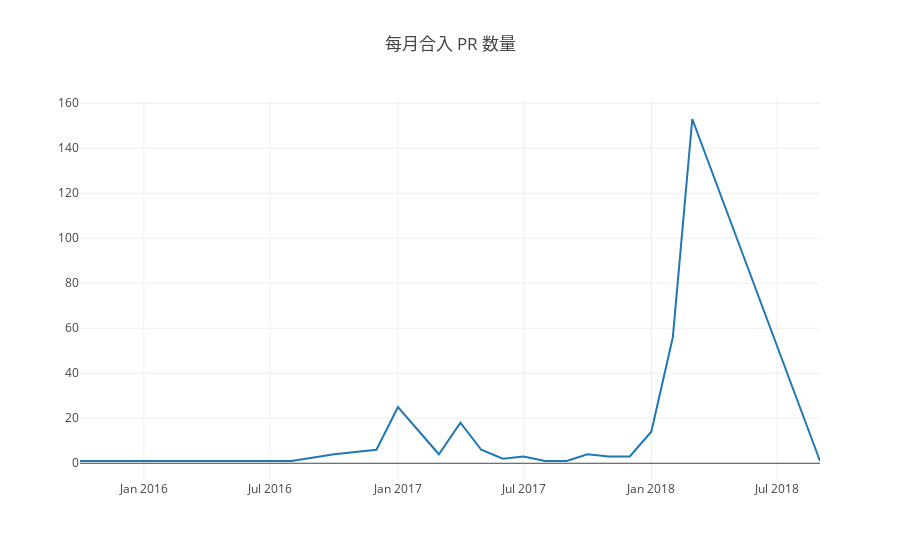

This figure's notebook cell:
### Markdown cell above
### 合入 PR

### Code cell
Promise.all(years.map(y=>{
    var q=`
    select toYear(pull_merged_at) as pr_merge_year, toMonth(pull_merged_at)as pr_merge_month, count(*) as pr_merge_number
    from github_log.year${y}
    where repo_id=${id}
        and type = 'PullRequestEvent'
        and action = 'closed'
        and pull_merged = 1
    group by (pr_merge_year, pr_merge_month)
    order by (pr_merge_year, pr_merge_month)`;
    return openDigger.driver.clickhouse.query(q);
})).then(data =>
        {var mergePRCount = [], months = [], prtable =[];
        data.forEach(d=> {
        d.forEach(t => {
            mergePRCount.push(t.pr_merge_number);
            months.push(t.pr_merge_year + '-' + t.pr_merge_month.toString().padStart(2, '0'));
            prtable.push([t.pr_merge_year + '-' + t.pr_merge_month.toString().padStart(2, '0'),t.pr_merge_number])
    });
        });
        openDigger.render.plotly([
        {x: months, y: mergePRCount, mode: 'scatter', name: '每月合入 PR 数量'},
    ], {
        title: '每月合入 PR 数量'
        ,yaxis2: { overlaying: 'y', side: 'right', anchor: 'x' }
    });
         console.table(prtable);
});

### Figure 1 — Plotly figure (JSON) as saved in the notebook; plotly's stock layout.template omitted (floating-point values rounded to 4 significant figures)
{"data": [{"mode": "scatter", "name": "每月合入 PR 数量", "x": ["2015-10", "2016-06", "2016-07", "2016-08", "2016-10", "2016-12", "2017-01", "2017-02", "2017-03", "2017-04", "2017-05", "2017-06", "2017-07", "2017-08", "2017-09", "2017-10", "2017-11", "2017-12", "2018-01", "2018-02", "2018-03", "2018-09"], "y": ["1", "1", "1", "1", "4", "6", "25", "14", "4", "18", "6", "2", "3", "1", "1", "4", "3", "3", "14", "56", "153", "1"]}], "layout": {"autosize": true, "title": {"text": "每月合入 PR 数量"}, "xaxis": {"autorange": true, "range": ["2015-10-01", "2018-09-01"], "type": "date"}, "yaxis": {"autorange": true, "range": [-7.444, 161.4], "type": "linear"}, "yaxis2": {"anchor": "x", "overlaying": "y", "side": "right"}}}
